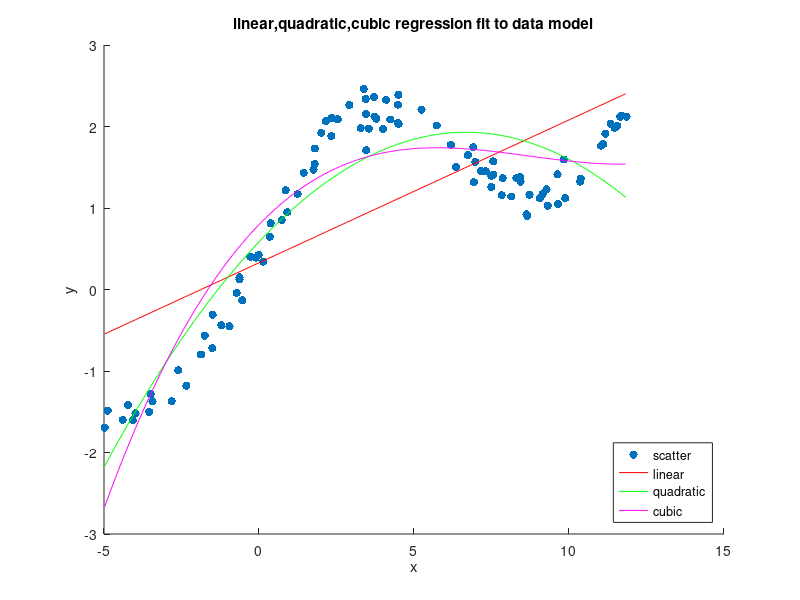
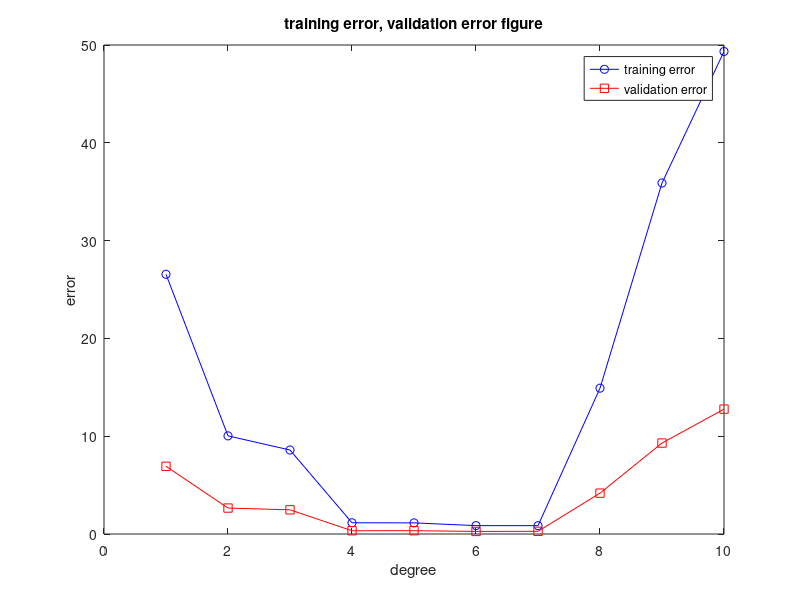
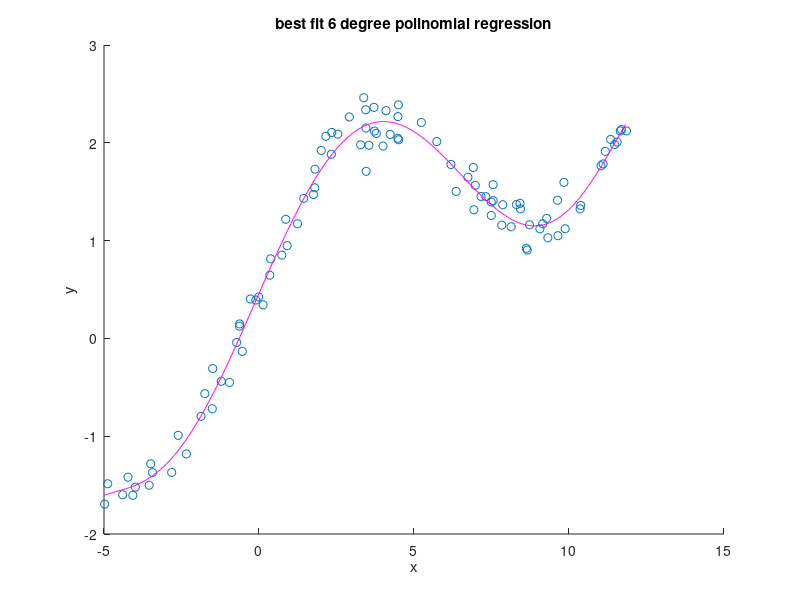
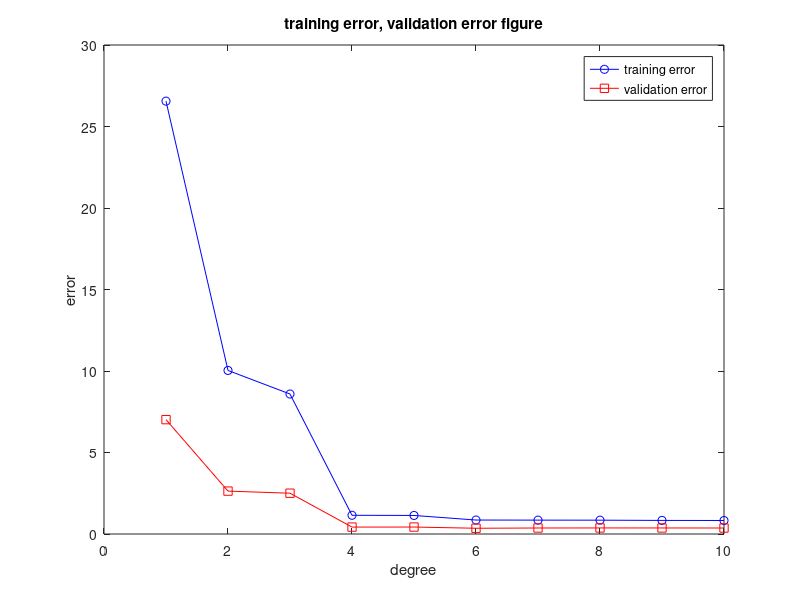

Source code (MATLAB) for these figures, in order:
function Q1()

x = load('hw1x.dat');
y = load('hw1y.dat');

%Q1.a plot function
scatter(x,y, 'filled');

hold on

%Q1.b plot linear regression

extend = ones(size(x));

x_extend = [x extend];

W = LinearRegression(x_extend, y);

W_x = (min(x):0.1:max(x))';
W_y = [W_x, ones(size(W_x))]*W;

plot(W_x, W_y,'-r'); 

%Q 1.c, find error function
error = sum(((x_extend*W - y).^2))/2;
disp('Linear regression error function'), disp(error);


% Q 1.d polynomial regression
function W = PolyRegress(X,Y,d,norm)
  if nargin < 4
    norm = 'no';
  end  
    
  x_extend = ExpandX(X,d);
  % normalize
  if strcmpi(norm, 'yes') ==1
    x_extend = Normalize(x_extend);
  end
  W = pinv(x_extend'*x_extend)*x_extend'*Y;
end

%Q1.e quadratic fit, and error function
W = PolyRegress(x, y, 2);
PlotPoly(x,y,W,2, '-g');
x_expand = ExpandX(x,2);
error = sum((x_expand*W - y).^2)/2;
disp('quadratic regression error function'), disp(error);

%Q1.f cubic fit, and error function
W = PolyRegress(x, y, 3);
PlotPoly(x,y,W,3, '-m');
x_expand = ExpandX(x,3);
error = sum((x_expand*W - y).^2)/2;
disp('cubic regression error function'), disp(error);

hold off
title('linear,quadratic,cubic regression fit to data model')
xlabel('x')
ylabel('y')
legend('scatter','linear', 'quadratic', 'cubic','Location','southeast')

%Q1.g explaination on report

%Q1.h five-fold cross validation
kFoldValidation(x, y, 10, 5);

W = PolyRegress(x, y, 6, 'no');
x_expand = ExpandX(x,6);
error = sum((x_expand*W - y).^2)/2;
disp('six deg poly regression error function'), disp(error);
%plot best fit polinomial regression
figure
scatter(x,y)
hold on
PlotPoly(x,y,W,6, '-m')
title('best fit 6 degree polinomial regression')
xlabel('x')
ylabel('y')

%Q1.i normalized five-fold cross validation
disp('normalized: ');
kFoldValidation(x, y, 10, 5, 'yes');

W = PolyRegress(x, y, 6, 'yes');
x_expand = ExpandX(x,6);
x_expand = Normalize(x_expand);
error = sum((x_expand*W - y).^2)/2;
disp('six deg normalized poly regression error function'), disp(error);
%plot normalized best fit 
figure
scatter(Normalize(x),y)
hold on
PlotPoly(x_expand,y,W,6, '-m')
title('best fit normalized 6 degree polinomial regression')
xlabel('x')
ylabel('y')

function kFoldValidation(X,Y,d,k,norm)
    
  if nargin < 5
    norm = 'no';
  end  

  if mod(length(X),k) == 0
    numElem = length(X)/k;
    Xgroup = zeros(numElem, 1, k);
    Ygroup = zeros(numElem, 1, k);
    
    for n = 1:k
      Xgroup(:, :, n) = X((n-1)*numElem+1 : n*numElem, :);
      Ygroup(:, :, n) = Y((n-1)*numElem+1 : n*numElem, :);
    end  
    
    crossValidResult = zeros(d, 3);
    for degree = 1 : d
      error_train = zeros(k,1);
      error_valid = zeros(k,1);
      for m = 1:k
        Dx_valid = Xgroup(:,:,m);
        Dy_valid = Ygroup(:,:,m);
        Dx_train = x;
        Dx_train((m-1)*numElem+1 : m*numElem) = [];
        Dy_train = y;
        Dy_train((m-1)*numElem+1 : m*numElem) = [];
        W = PolyRegress(Dx_train, Dy_train, degree, norm);
        error_train(m) = errorF(Dx_train, Dy_train, W, degree, norm);
        error_valid(m) = errorF(Dx_valid, Dy_valid, W, degree, norm);
      end
      crossValidResult(degree, :) = [degree mean(error_train) mean(error_valid)];
    end 
    disp(sprintf('Cross Validation %d',k)),disp(crossValidResult);
    %plot the error
    figure
    plot(crossValidResult(:,1), crossValidResult(:,2),'b-o',crossValidResult(:,1), crossValidResult(:,3),'r-s')
    title('training error, validation error figure')
    xlabel('degree')
    ylabel('error')
    legend('training error','validation error')
  end  
end 

% Q1.b linear regression
function W = LinearRegression(X, Y)
  W = pinv(X'*X)*X'*Y;
end

function norm = Normalize(X)
  norm = X(:,:);
  for i = 1:size(X,2);
      norm(:,i) = X(:, i)./(max(abs(X(:,i))));
  end
end 

function F = ExpandX(X,d)
  F = [X, ones(size(X))];
  for n = 2:d
    F = [F(:,n-1).^n F];
  end
end

function PlotPoly(X, Y, W, d, font)
  gridX = (min(X):0.05:max(X))';
  gridY = ExpandX(gridX, d);
  plot(gridX, gridY*W, font);
end

function J =errorF(X,Y,W,d, norm)
  if nargin < 5
    norm = 'no';
  end    
    
  x_expand = ExpandX(X,d);
    % normalize
  if strcmpi(norm, 'yes') ==1
    x_expand = Normalize(x_expand);
  end
  J = sum((x_expand*W - Y).^2)/2;
end

end